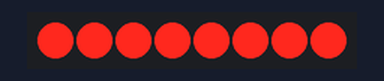
Recording of a program running on a simulated ATmega328P, built with avr-gcc and emulated at 16 MHz. Shown: 8 port-expander outputs drawn as a row of LEDs (first output left, lit = HIGH). Wiring (inferred from the names in the program): PCF8574 port expander at I2C address 0x20. Wiring (inferred from the signals the program sends): row of LEDs: on Q0, Q1, Q2, Q3, Q4, Q5, Q6, Q7. At 1.7 s the program stops and its outputs stay as they are.

Above: at 0.1 s.
At 0.6 s:
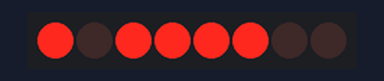
At 1.6 s:
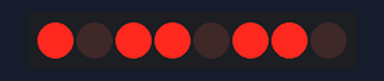
Timing chart, 0 to 3.2 s (numbered marks = the images above):
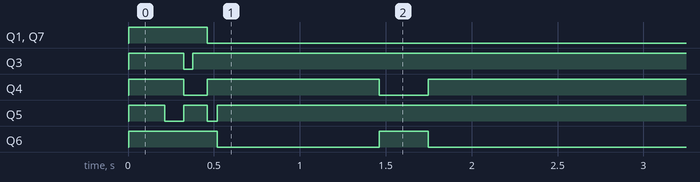

Measured:
- by itself, Q1, Q7: LOW → HIGH at 0.00 s, → LOW 0.46 s later
- by itself, Q3: LOW → HIGH at 0.00 s, → LOW 0.32 s later, → HIGH 0.05 s later
- by itself, Q4: goes HIGH 0.32 s, LOW 0.14 s, HIGH 1.0 s, LOW 0.29 s, then HIGH
- by itself, Q5: goes HIGH 0.21 s, LOW 0.11 s, HIGH 0.14 s, LOW 0.06 s, then HIGH
- by itself, Q6: LOW → HIGH at 0.00 s, → LOW 0.52 s later, → HIGH 0.94 s later, → LOW 0.29 s later

The program:

main.c
```c
/*
 * main.c
 *
 *  Created on: Nov 25, 2018
 *      Author: andre
 */

#include "util/delay.h"
#include "i2cmaster.h"
#include "LCD.h"


// CLK -> A5
int main(){

	i2c_init();                                // init I2C interface();

	_delay_ms(1);

	// COnfigures all  the pins as outputs
	i2c_start(0x40);
	_delay_ms(1);
	i2c_write(0x00); // register addr
	_delay_ms(1);
	i2c_write(0x00); // clear all bits
	i2c_stop();
	_delay_ms(100);

	// set up internal register for continuous write to address

	i2c_start(0x40);
	_delay_ms(100);
	i2c_write(0x05);
	_delay_ms(10);
	i2c_write(0x20);
	i2c_stop();

	i2c_start(0x40);
	_delay_ms(100);

	i2c_write(0x09); // gpio register
	_delay_ms(10);


	uint8_t command;

	screen_init();
	_delay_ms(10);


	// Display ON

	command = 0x00;
	command |= 1<<BKL;
	command |= (1<<EN);
	command &= ~(1<<RS);
	i2c_write(command);
	command &= ~(1<<EN);
	command &= ~(1<<RS);
	i2c_write(command);
	_delay_ms(1);


	command = 0x70;
	command |= 1<<BKL;
	command |= (1<<EN);
	command &= ~(1<<RS);
	i2c_write(command);
	command &= ~(1<<EN);
	command &= ~(1<<RS);
	i2c_write(command);
	_delay_ms(10);


	// 	Writes H
	command = 0x20;
	command |= 1<<BKL;
	command |= (1<<EN);
	command |= (1<<RS);
	i2c_write(command);
	_delay_ms(1);
	command &= ~(1<<EN);
	i2c_write(command);
	_delay_ms(10);
	command = 0x40;
	command |= 1<<BKL;
	command |= (1<<EN);
	command |= (1<<RS);
	i2c_write(command);
	command &= ~(1<<EN);
	i2c_write(command);
	_delay_ms(1000);

	uint8_t string[] = "O Joao e gay!!";
	put_string(string, sizeof(string) -1);


	i2c_stop();

	return 0;
}
```

i2cmaster.h
```c
/*
 * i2cmaster.h
 *
 *  Created on: Dec 3, 2018
 *      Author: andre
 */

#ifndef _I2CMASTER_H
#define _I2CMASTER_H
/*************************************************************************
* Title:    C include file for the I2C master interface
*           (i2cmaster.S or twimaster.c)
* Author:   Peter Fleury <pfleury@gmx.ch>
* File:     $Id: i2cmaster.h,v 1.12 2015/09/16 09:27:58 peter Exp $
* Software: AVR-GCC 4.x
* Target:   any AVR device
* Usage:    see Doxygen manual
**************************************************************************/

/**
 @file
 @defgroup pfleury_ic2master I2C Master library
 @code #include <i2cmaster.h> @endcode

 @brief I2C (TWI) Master Software Library

 Basic routines for communicating with I2C slave devices. This single master
 implementation is limited to one bus master on the I2C bus.

 This I2c library is implemented as a compact assembler software implementation of the I2C protocol
 which runs on any AVR (i2cmaster.S) and as a TWI hardware interface for all AVR with built-in TWI hardware (twimaster.c).
 Since the API for these two implementations is exactly the same, an application can be linked either against the
 software I2C implementation or the hardware I2C implementation.

 Use 4.7k pull-up resistor on the SDA and SCL pin.

 Adapt the SCL and SDA port and pin definitions and eventually the delay routine in the module
 i2cmaster.S to your target when using the software I2C implementation !

 Adjust the  CPU clock frequence F_CPU in twimaster.c or in the Makfile when using the TWI hardware implementaion.

 @note
    The module i2cmaster.S is based on the Atmel Application Note AVR300, corrected and adapted
    to GNU assembler and AVR-GCC C call interface.
    Replaced the incorrect quarter period delays found in AVR300 with
    half period delays.

 @author Peter Fleury pfleury@gmx.ch  http://tinyurl.com/peterfleury
 @copyright (C) 2015 Peter Fleury, GNU General Public License Version 3

 @par API Usage Example
  The following code shows typical usage of this library, see example test_i2cmaster.c

 @code

 #include <i2cmaster.h>


 #define Dev24C02  0xA2      // device address of EEPROM 24C02, see datasheet

 int main(void)
 {
     unsigned char ret;

     i2c_init();                             // initialize I2C library

     // write 0x75 to EEPROM address 5 (Byte Write)
     i2c_start_wait(Dev24C02+I2C_WRITE);     // set device address and write mode
     i2c_write(0x05);                        // write address = 5
     i2c_write(0x75);                        // write value 0x75 to EEPROM
     i2c_stop();                             // set stop conditon = release bus


     // read previously written value back from EEPROM address 5
     i2c_start_wait(Dev24C02+I2C_WRITE);     // set device address and write mode

     i2c_write(0x05);                        // write address = 5
     i2c_rep_start(Dev24C02+I2C_READ);       // set device address and read mode

     ret = i2c_readNak();                    // read one byte from EEPROM
     i2c_stop();

     for(;;);
 }
 @endcode

*/


/**@{*/

#if (__GNUC__ * 100 + __GNUC_MINOR__) < 304
#error "This library requires AVR-GCC 3.4 or later, update to newer AVR-GCC compiler !"
#endif

#include <avr/io.h>

/** defines the data direction (reading from I2C device) in i2c_start(),i2c_rep_start() */
#define I2C_READ    1

/** defines the data direction (writing to I2C device) in i2c_start(),i2c_rep_start() */
#define I2C_WRITE   0


/**
 @brief initialize the I2C master interace. Need to be called only once
 @return none
 */
extern void i2c_init(void);


/**
 @brief Terminates the data transfer and releases the I2C bus
 @return none
 */
extern void i2c_stop(void);


/**
 @brief Issues a start condition and sends address and transfer direction

 @param    addr address and transfer direction of I2C device
 @retval   0   device accessible
 @retval   1   failed to access device
 */
extern unsigned char i2c_start(unsigned char addr);


/**
 @brief Issues a repeated start condition and sends address and transfer direction

 @param   addr address and transfer direction of I2C device
 @retval  0 device accessible
 @retval  1 failed to access device
 */
extern unsigned char i2c_rep_start(unsigned char addr);


/**
 @brief Issues a start condition and sends address and transfer direction

 If device is busy, use ack polling to wait until device ready
 @param    addr address and transfer direction of I2C device
 @return   none
 */
extern void i2c_start_wait(unsigned char addr);


/**
 @brief Send one byte to I2C device
 @param    data  byte to be transfered
 @retval   0 write successful
 @retval   1 write failed
 */
extern unsigned char i2c_write(unsigned char data);


/**
 @brief    read one byte from the I2C device, request more data from device
 @return   byte read from I2C device
 */
extern unsigned char i2c_readAck(void);

/**
 @brief    read one byte from the I2C device, read is followed by a stop condition
 @return   byte read from I2C device
 */
extern unsigned char i2c_readNak(void);

/**
 @brief    read one byte from the I2C device

 Implemented as a macro, which calls either @ref i2c_readAck or @ref i2c_readNak

 @param    ack 1 send ack, request more data from device<br>
               0 send nak, read is followed by a stop condition
 @return   byte read from I2C device
 */
extern unsigned char i2c_read(unsigned char ack);
#define i2c_read(ack)  (ack) ? i2c_readAck() : i2c_readNak();


/**@}*/
#endif
```

twimaster.c
```c
/*
 * twimaster.c
 *
 *  Created on: Dec 3, 2018
 *      Author: andre
 */

/*************************************************************************
* Title:    I2C master library using hardware TWI interface
* Author:   Peter Fleury <pfleury@gmx.ch>  http://jump.to/fleury
* File:     $Id: twimaster.c,v 1.4 2015/01/17 12:16:05 peter Exp $
* Software: AVR-GCC 3.4.3 / avr-libc 1.2.3
* Target:   any AVR device with hardware TWI
* Usage:    API compatible with I2C Software Library i2cmaster.h
**************************************************************************/
#include <inttypes.h>
#include <compat/twi.h>

#include "i2cmaster.h"

/* define CPU frequency in hz here if not defined in Makefile */
#ifndef F_CPU
#define F_CPU 1600000UL
#endif

/* I2C clock in Hz */
#define SCL_CLOCK  100000L


/*************************************************************************
 Initialization of the I2C bus interface. Need to be called only once
*************************************************************************/
void i2c_init(void)
{
  /* initialize TWI clock: 100 kHz clock, TWPS = 0 => prescaler = 1 */

  TWSR = 0;                         /* no prescaler */
  TWBR = ((F_CPU/SCL_CLOCK)-16)/2;  /* must be > 10 for stable operation */

}/* i2c_init */


/*************************************************************************
  Issues a start condition and sends address and transfer direction.
  return 0 = device accessible, 1= failed to access device
*************************************************************************/
unsigned char i2c_start(unsigned char address)
{
    uint8_t   twst;

	// send START condition
	TWCR = (1<<TWINT) | (1<<TWSTA) | (1<<TWEN);

	// wait until transmission completed
	while(!(TWCR & (1<<TWINT)));

	// check value of TWI Status Register. Mask prescaler bits.
	twst = TW_STATUS & 0xF8;
	if ( (twst != TW_START) && (twst != TW_REP_START)) return 1;

	// send device address
	TWDR = address;
	TWCR = (1<<TWINT) | (1<<TWEN);

	// wail until transmission completed and ACK/NACK has been received
	while(!(TWCR & (1<<TWINT)));

	// check value of TWI Status Register. Mask prescaler bits.
	twst = TW_STATUS & 0xF8;
	if ( (twst != TW_MT_SLA_ACK) && (twst != TW_MR_SLA_ACK) ) return 1;

	return 0;

}/* i2c_start */


/*************************************************************************
 Issues a start condition and sends address and transfer direction.
 If device is busy, use ack polling to wait until device is ready

 Input:   address and transfer direction of I2C device
*************************************************************************/
void i2c_start_wait(unsigned char address)
{
    uint8_t   twst;


    while ( 1 )
    {
	    // send START condition
	    TWCR = (1<<TWINT) | (1<<TWSTA) | (1<<TWEN);

    	// wait until transmission completed
    	while(!(TWCR & (1<<TWINT)));

    	// check value of TWI Status Register. Mask prescaler bits.
    	twst = TW_STATUS & 0xF8;
    	if ( (twst != TW_START) && (twst != TW_REP_START)) continue;

    	// send device address
    	TWDR = address;
    	TWCR = (1<<TWINT) | (1<<TWEN);

    	// wail until transmission completed
    	while(!(TWCR & (1<<TWINT)));

    	// check value of TWI Status Register. Mask prescaler bits.
    	twst = TW_STATUS & 0xF8;
    	if ( (twst == TW_MT_SLA_NACK )||(twst ==TW_MR_DATA_NACK) )
    	{
    	    /* device busy, send stop condition to terminate write operation */
	        TWCR = (1<<TWINT) | (1<<TWEN) | (1<<TWSTO);

	        // wait until stop condition is executed and bus released
	        while(TWCR & (1<<TWSTO));

    	    continue;
    	}
    	//if( twst != TW_MT_SLA_ACK) return 1;
    	break;
     }

}/* i2c_start_wait */


/*************************************************************************
 Issues a repeated start condition and sends address and transfer direction

 Input:   address and transfer direction of I2C device

 Return:  0 device accessible
          1 failed to access device
*************************************************************************/
unsigned char i2c_rep_start(unsigned char address)
{
    return i2c_start( address );

}/* i2c_rep_start */


/*************************************************************************
 Terminates the data transfer and releases the I2C bus
*************************************************************************/
void i2c_stop(void)
{
    /* send stop condition */
	TWCR = (1<<TWINT) | (1<<TWEN) | (1<<TWSTO);

	// wait until stop condition is executed and bus released
	while(TWCR & (1<<TWSTO));

}/* i2c_stop */


/*************************************************************************
  Send one byte to I2C device

  Input:    byte to be transfered
  Return:   0 write successful
            1 write failed
*************************************************************************/
unsigned char i2c_write( unsigned char data )
{
    uint8_t   twst;

	// send data to the previously addressed device
	TWDR = data;
	TWCR = (1<<TWINT) | (1<<TWEN);

	// wait until transmission completed
	while(!(TWCR & (1<<TWINT)));

	// check value of TWI Status Register. Mask prescaler bits
	twst = TW_STATUS & 0xF8;
	if( twst != TW_MT_DATA_ACK) return 1;
	return 0;

}/* i2c_write */


/*************************************************************************
 Read one byte from the I2C device, request more data from device

 Return:  byte read from I2C device
*************************************************************************/
unsigned char i2c_readAck(void)
{
	TWCR = (1<<TWINT) | (1<<TWEN) | (1<<TWEA);
	while(!(TWCR & (1<<TWINT)));

    return TWDR;

}/* i2c_readAck */


/*************************************************************************
 Read one byte from the I2C device, read is followed by a stop condition

 Return:  byte read from I2C device
*************************************************************************/
unsigned char i2c_readNak(void)
{
	TWCR = (1<<TWINT) | (1<<TWEN);
	while(!(TWCR & (1<<TWINT)));

    return TWDR;

}/* i2c_readNak */
```

LCD.c
```c
/*
 * LCD.c
 *
 *  Created on: Dec 8, 2018
 *      Author: andre
 */


#include "i2cmaster.h"
#include "LCD.h"


uint8_t reverse_nibble(uint8_t nibble) {

		uint8_t NO_OF_BITS = sizeof(nibble)*8;
		uint8_t rev_nibble = 0;

		for (int i = 0; i < NO_OF_BITS; i++) {
			if((nibble & (1 << i)))
			   rev_nibble |= 1 << ((NO_OF_BITS - 1) - i);
		}

		return rev_nibble;
	}


void screen_init(void) {
	uint8_t command;

	command = 0x18;
	command |= (1<<EN);
	command &= ~(1<<RS);
	i2c_write(command);
	command &= ~(1<<EN);
	command &= ~(1<<RS);
	i2c_write(command);
	_delay_ms(41);

	command = 0x18;
	command |= (1<<EN);
	command &= ~(1<<RS);
	i2c_write(command);
	command &= ~(1<<EN);
	command &= ~(1<<RS);
	i2c_write(command);
	_delay_ms(1);

	command = 0x18;
	command |= (1<<EN);
	command &= ~(1<<RS);
	i2c_write(command);
	command &= ~(1<<EN);
	command &= ~(1<<RS);
	i2c_write(command);
	_delay_ms(1);

	command = 0x10;
	command |= (1<<EN);
	command &= ~(1<<RS);
	i2c_write(command);
	command &= ~(1<<EN);
	command &= ~(1<<RS);
	i2c_write(command);
	_delay_ms(10);


	//  Function set
	command = 0x10;
	command |= (1<<EN);
	command &= ~(1<<RS);
	i2c_write(command);
	command &= ~(1<<EN);
	command &= ~(1<<RS);
	i2c_write(command);
	_delay_ms(10);

	command = 0x60;
	command |= (1<<EN);
	command &= ~(1<<RS);
	i2c_write(command);
	command &= ~(1<<EN);
	command &= ~(1<<RS);
	i2c_write(command);
	_delay_ms(10);


	// Disp off
	command = 0x00;
	command |= (1<<EN);
	command &= ~(1<<RS);
	i2c_write(command);
	command &= ~(1<<EN);
	command &= ~(1<<RS);
	i2c_write(command);


	command = 0x40;
	command |= (1<<EN);
	command &= ~(1<<RS);
	i2c_write(command);
	command &= ~(1<<EN);
	command &= ~(1<<RS);
	i2c_write(command);
	_delay_ms(10);

	// DIsp clear
	command = 0x00;
	command |= (1<<EN);
	command &= ~(1<<RS);
	i2c_write(command);
	command &= ~(1<<EN);
	command &= ~(1<<RS);
	i2c_write(command);

	command = 0x08;
	command |= (1<<EN);
	command &= ~(1<<RS);
	i2c_write(command);
	command &= ~(1<<EN);
	command &= ~(1<<RS);
	i2c_write(command);
	_delay_ms(10);

	// Mode set
	command = 0x00;
	command |= (1<<EN);
	command &= ~(1<<RS);
	i2c_write(command);
	command &= ~(1<<EN);
	command &= ~(1<<RS);
	i2c_write(command);

	command = 0x30;
	command |= (1<<EN);
	command &= ~(1<<RS);
	i2c_write(command);
	command &= ~(1<<EN);
	command &= ~(1<<RS);
	i2c_write(command);
	_delay_ms(10);
}


void screen_instruction(uint8_t instruction) {
	uint8_t high_nibble = (instruction)&0xF0;
	uint8_t low_nibble  = (instruction)&0x0F;

	high_nibble = high_nibble<<4;
	low_nibble 	=  low_nibble  >>4;

	/* High nibble */

	uint8_t send_instruction;
	send_instruction = high_nibble>>1;
	send_instruction |= (1<<EN);
	send_instruction &= ~(1<<RS);

	i2c_write(send_instruction);

	send_instruction &= ~(1<<EN);

	i2c_write(send_instruction);

	_delay_ms(10);

	/* Low nibble */

	send_instruction = low_nibble<<3;
	send_instruction |= (1<<EN);
	send_instruction &= ~(1<<RS);

	i2c_write(send_instruction);

	send_instruction &= ~(1<<EN);
	send_instruction |= (1<<BKL);

	i2c_write(send_instruction);

	_delay_ms(10);
}


void screen_data(uint8_t data) {
	uint8_t high_nibble = (data)&0xF0;
	uint8_t low_nibble  = (data)&0x0F;

	/* High nibble */

	uint8_t send_data;
	send_data = high_nibble>>1;
	send_data |= (1<<RS)|(1<<EN)|(1<<BKL);

	i2c_write(send_data);

	send_data &= ~(1<<EN);

	i2c_write(send_data);

	_delay_ms(10);

	/* Low nibble */

	send_data = low_nibble<<3;
	send_data |= (1<<RS)|(1<<EN)|(1<<BKL);

	i2c_write(send_data);

	send_data &= ~(1<<EN);

	i2c_write(send_data);

	_delay_ms(10);

}

void put_char(uint8_t character){
	uint8_t high_nibble = (character)&0xF0;
	uint8_t low_nibble = (character)&0x0F;

	high_nibble = reverse_nibble(high_nibble);
		low_nibble = reverse_nibble(low_nibble);


	character = (high_nibble<<4)|(low_nibble>>4);

	screen_data(character);
}


void put_string(uint8_t string[], uint16_t length) {
	uint8_t NO_OF_CHARS = length / sizeof(uint8_t);

	for (int i = 0; i < NO_OF_CHARS; i++) {
		uint8_t character = string[i];
		put_char(character);
	}
}
```

Source omitted: LCD.h (4113 bytes)
